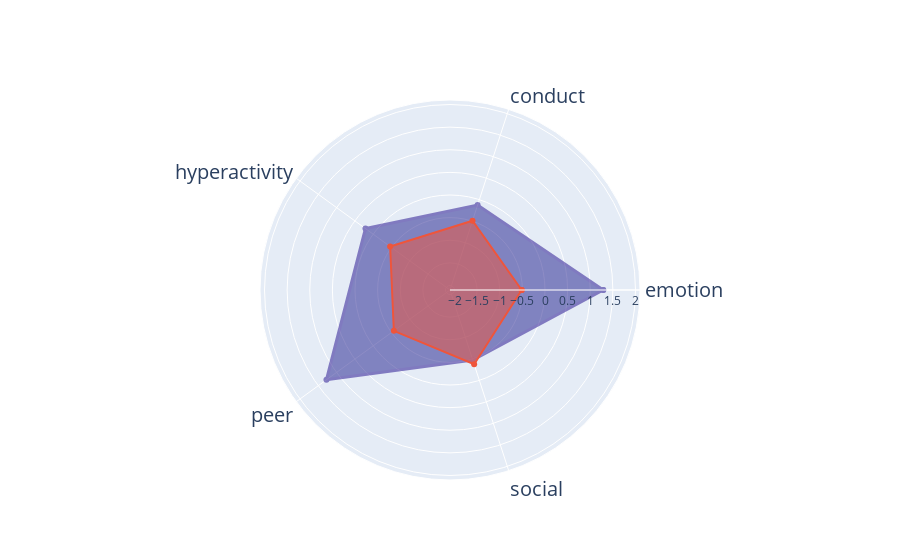

Notebook cell for this chart:
### Code cell
import plotly.graph_objects as go
from matplotlib import cm

categories = ['emotion', 'conduct', 'hyperactivity','peer', 'social']
categories.append(categories[0])
profileCluster3bis = profileCluster2
profileCluster3bis.append(profileCluster2[0])
profileClusterTypical = profileCluster6
profileClusterTypical.append(profileCluster6[0])

fig = go.Figure()

fig.add_trace(go.Scatterpolar(
      r=profileCluster3bis,
      theta=categories,
      fill='toself',
      fillcolor = 'rgba'+ str((30,28,140,1)),
    #fillcolor = 'green',
    opacity = 0.5,
    line=dict(color='rgba'+ str((30,10,140,1)), width=3),
    
))

fig.add_trace(go.Scatterpolar(
      r=profileClusterTypical,
      theta=categories,
      fill='toself',
      
))


fig.update_layout(
  polar=dict(
    radialaxis=dict(
      visible=True,
      range=[-2.1, 2.1],
        
    ),
      angularaxis = dict(tickfont_size = 20)
  
  ),
  showlegend=False
)

#plt.savefig('clustersProfiles.png')
fig.show()
fig.write_image("cluster2_MCS6_peer_emotion.svg")

### Figure 1 — Plotly figure (JSON) as saved in the notebook; plotly's stock layout.template omitted (floating-point values rounded to 4 significant figures)
{"data": [{"fill": "toself", "fillcolor": "rgba(30, 28, 140, 1)", "line": {"color": "rgba(30, 10, 140, 1)", "width": 3}, "name": "Cluster 1", "opacity": 0.5, "r": [1.288, -0.1254, 0.2098, 1.276, -0.4725, 1.288, 1.288], "theta": ["emotion", "conduct", "hyperactivity", "peer", "social", "emotion"], "type": "scatterpolar"}, {"fill": "toself", "name": "Cluster 4", "r": [-0.5156, -0.4889, -0.4642, -0.5657, -0.3734, -0.5156, -0.5156, -0.5156], "theta": ["emotion", "conduct", "hyperactivity", "peer", "social", "emotion"], "type": "scatterpolar"}], "layout": {"autosize": true, "polar": {"angularaxis": {"tickfont": {"size": 20}, "type": "category"}, "radialaxis": {"autorange": false, "range": [-2.1, 2.1], "type": "linear", "visible": true}}, "showlegend": false}}
